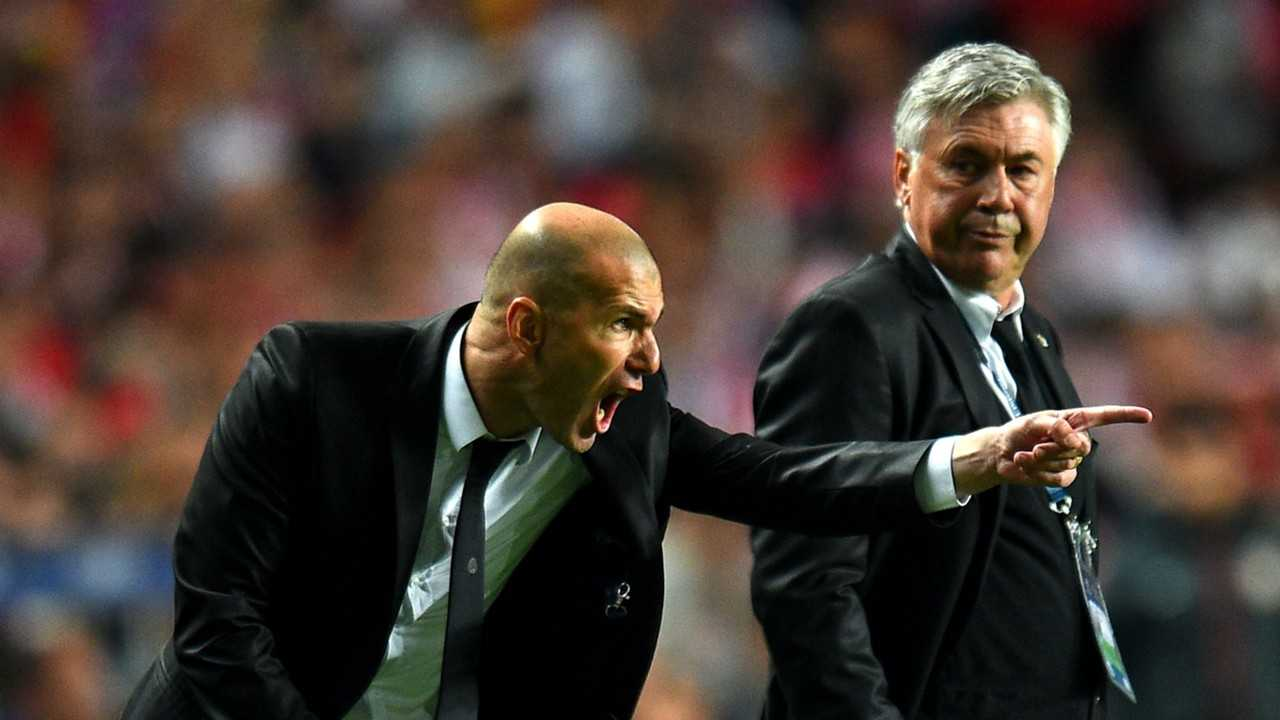
#> input picture louay/fall-detection/data/sample.jpg, 1280 x 720 px
$ python -i detector.py   (imports and definitions only)
#> lines starting #> are read from the running program, lines starting #| are printed output that depends on the picture; after the words box and inside, x2 and y2 are one past the last pixel; in counts of white or black regions, pixels touching at a corner belong together
#> further down, picture is the input picture: shape (720, 1280, 3); mean B, G, R 51.3, 58.2, 69.5
import cv2
import numpy as np

class MotionDetector:
    """
    Handles motion detection using background subtraction (MOG2),
    CLAHE low-light contrast enhancement, Gaussian blur noise reduction,
    ROI masking, thresholding, morphology operations, and contour analysis.
    """
    def __init__(self, history=500, var_threshold=40, detect_shadows=True, min_area=1000,
                 blur_size=5, roi_enabled=False, roi_polygon=None,
                 clahe_enabled=False, clahe_clip_limit=2.0, clahe_grid_size=8):
        self.min_area = min_area
        self.blur_size = blur_size
        self.roi_enabled = roi_enabled
        self.roi_polygon = roi_polygon

        # CLAHE Contrast Enhancer Config
        self.clahe_enabled = clahe_enabled
        self.clahe = None
        if self.clahe_enabled:
            self.clahe = cv2.createCLAHE(
                clipLimit=clahe_clip_limit,
                tileGridSize=(clahe_grid_size, clahe_grid_size)
            )

        self.background = cv2.createBackgroundSubtractorMOG2(
            history=history,
            varThreshold=var_threshold,
            detectShadows=detect_shadows
        )
        self.kernel = np.ones((5, 5), np.uint8)

        # Initialize ROI mask if enabled
        self.roi_mask = None
        if self.roi_enabled and self.roi_polygon:
            # Mask matches target size (1280, 720)
            self.roi_mask = np.zeros((720, 1280), dtype=np.uint8)
            pts = np.array(self.roi_polygon, dtype=np.int32)
            cv2.fillPoly(self.roi_mask, [pts], 255)

    def apply_clahe(self, bgr_image):
        """
        Enhances the local luminance contrast of the BGR image using CLAHE.
        Operates on the L channel of LAB color space to preserve color profiles.
        """
        if not self.clahe:
            return bgr_image

        # Convert BGR to LAB color space
        lab = cv2.cvtColor(bgr_image, cv2.COLOR_BGR2LAB)
        l, a, b = cv2.split(lab)

        # Apply CLAHE to the Lightness channel
        cl = self.clahe.apply(l)

        # Merge and convert back to BGR
        limg = cv2.merge((cl, a, b))
        return cv2.cvtColor(limg, cv2.COLOR_LAB2BGR)

    def process_frame(self, frame, target_size=(1280, 720)):
        """
        Resizes frame, applies CLAHE contrast boosting, applies blur noise reduction,
        filters shadows, restricts detection to ROI if enabled, cleans mask using morphology,
        and finds active contours.

        Returns:
            resized_frame: The contrast-enhanced, resized image frame.
            motion_mask: The clean binary mask of motion regions.
            boxes: List of tuples (x, y, w, h) representing motion bounding boxes.
            movement_detected: Boolean indicating if significant movement was detected.
        """
#> called with target_size = (1280, 720)
        # Resize frame for uniform processing size
        resized_frame = cv2.resize(frame, target_size)

        # 1. Low-Light Preprocessing: Apply CLAHE to boost contrast in dark regions
        if self.clahe_enabled:
            resized_frame = self.apply_clahe(resized_frame)

        # 2. Noise Reduction: Apply Gaussian Blur to smooth out high-frequency IR sensor noise
        processed_frame = resized_frame
        if self.blur_size > 0:
            # Kernel size must be odd
            k_size = self.blur_size if self.blur_size % 2 == 1 else self.blur_size + 1
            processed_frame = cv2.GaussianBlur(resized_frame, (k_size, k_size), 0)

        # 3. Background Subtraction
        motion_mask = self.background.apply(processed_frame)
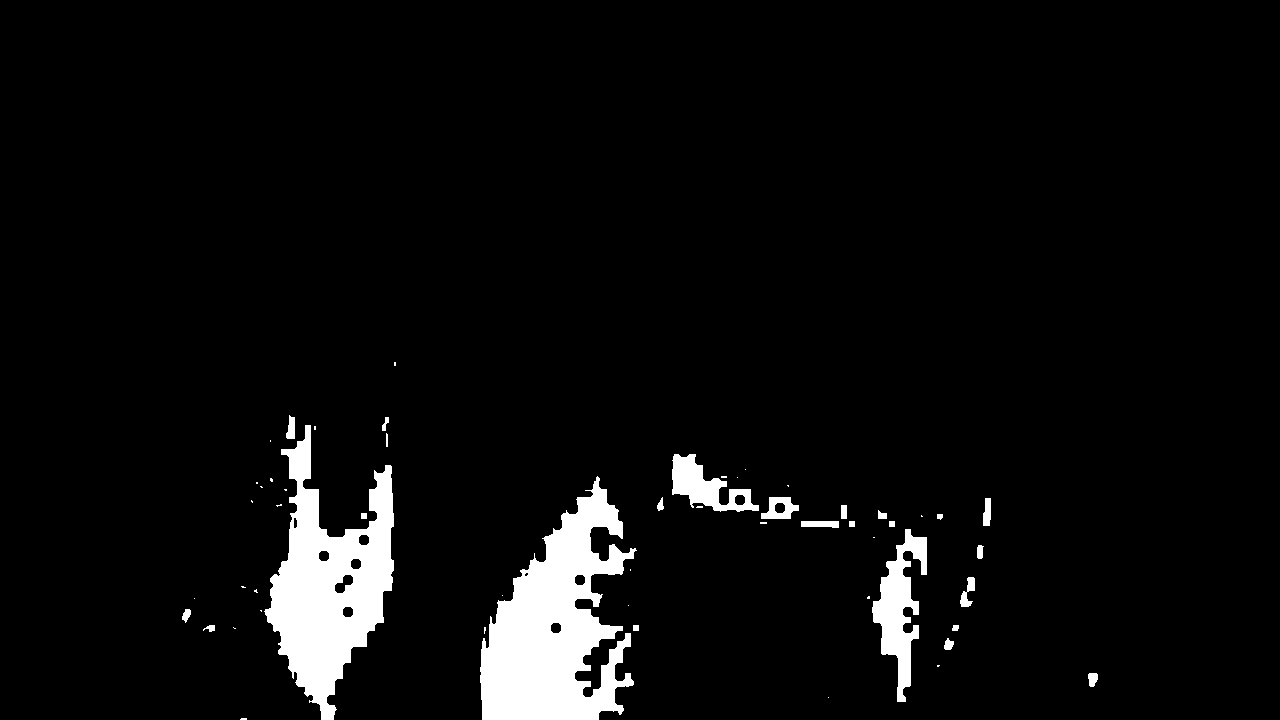
#> motion_mask: shape (720, 1280); values 127 (black) and 255 (white), 5.2% white; 55 white regions (30 under 20 px), largest, box (x1, y1, x2, y2) and area: (480, 476, 637, 720) 20978, (264, 425, 394, 720) 18071, (872, 529, 927, 702) 4100

        # 4. Remove shadows (MOG2 marks shadows as gray, i.e., value 127)
        _, motion_mask = cv2.threshold(
            motion_mask,
            200,
            255,
            cv2.THRESH_BINARY
        )

        # 5. Apply ROI Masking (Zero out movement outside designated ROI)
        if self.roi_enabled and self.roi_mask is not None:
            motion_mask = cv2.bitwise_and(motion_mask, motion_mask, mask=self.roi_mask)

        # 6. Morphological opening (removes small noise particles)
        motion_mask = cv2.morphologyEx(
            motion_mask,
            cv2.MORPH_OPEN,
            self.kernel
        )
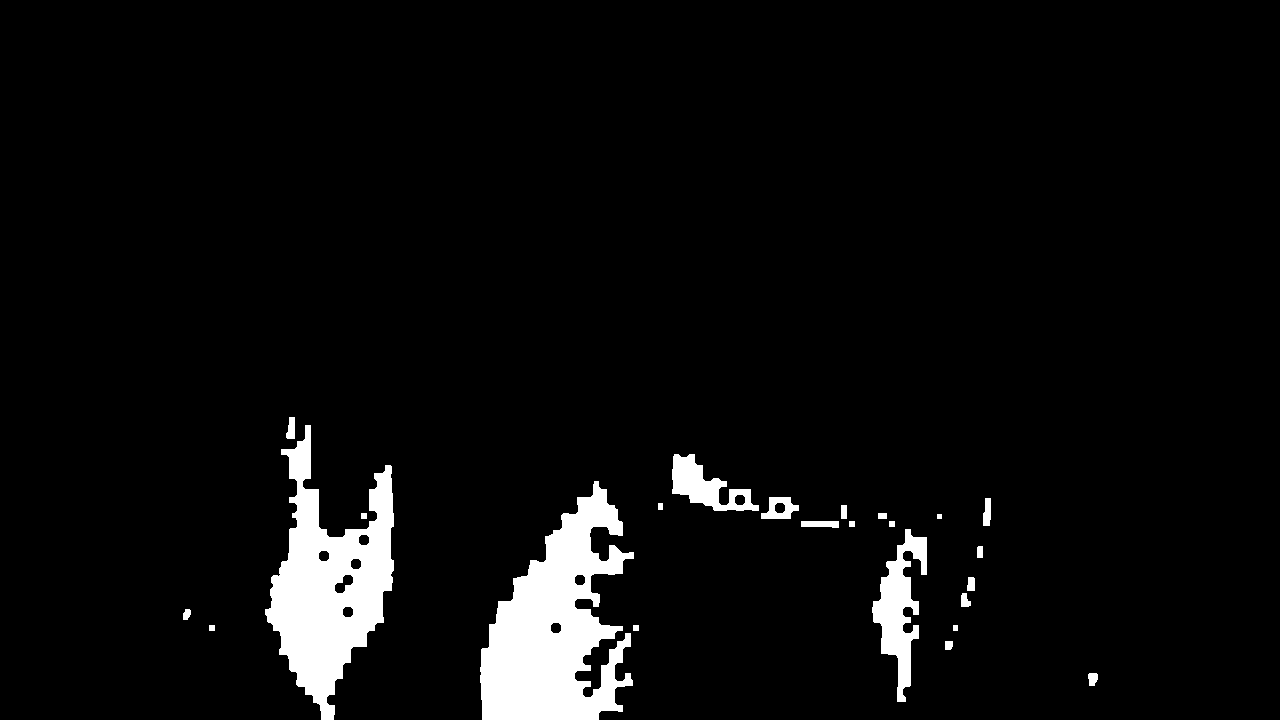
#> motion_mask: shape (720, 1280); 5.1% white; 24 white regions, largest, box (x1, y1, x2, y2) and area: (480, 481, 634, 720) 20765, (265, 425, 394, 720) 17965, (872, 529, 927, 702) 4092

        # 7. Morphological dilation (merges nearby movement parts)
        motion_mask = cv2.dilate(
            motion_mask,
            self.kernel,
            iterations=2
        )
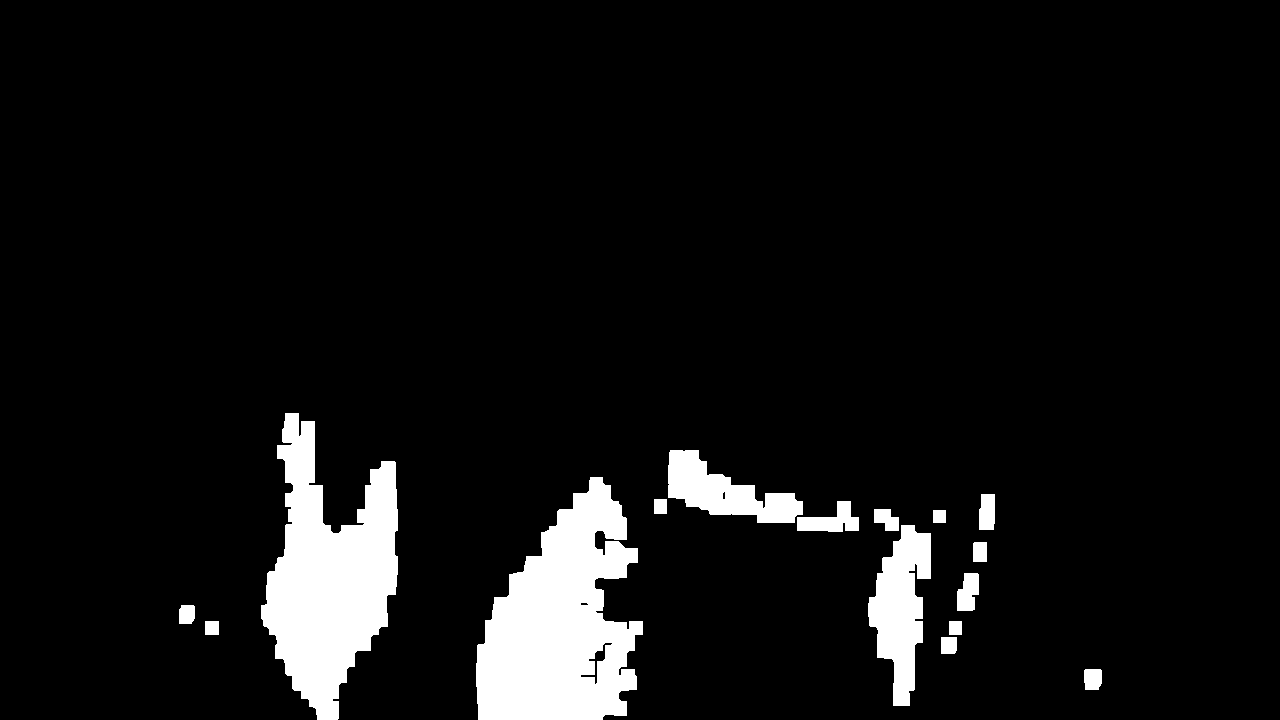
#> motion_mask: shape (720, 1280); 7.1% white; 16 white regions

        # 8. Find external contours
        contours, _ = cv2.findContours(
            motion_mask,
            cv2.RETR_EXTERNAL,
            cv2.CHAIN_APPROX_SIMPLE
        )
#> contours = 16 contours; largest, box (x1, y1, x2, y2) and area: (476, 477, 643, 720) 25778, (261, 413, 398, 720) 22988, (868, 525, 931, 706) 6363, (668, 450, 803, 523) 4666, (797, 501, 859, 532) 994

        boxes = []
        movement_detected = False

        for contour in contours:
            area = cv2.contourArea(contour)
            # Ignore tiny changes
            if area < self.min_area:
                continue

            movement_detected = True
            x, y, w, h = cv2.boundingRect(contour)
            boxes.append((x, y, w, h))
#> this loop made 16 passes
#> area on passes 1, 2, 5, 6, 7, 10, 11, 13: 321, 237, 255, 598.5, 246.5, 353, 993.5, 491.5
#> (contour, area) on passes 3, 4, 9, 12: ([[949, 621], [949, 634], [961, 634], [961, 621]], 156), ([[205, 621], [205, 634], [218, 634], [218, 621]], 169), ([[933, 510], [933, 522], [945, 522], [945, 510]], 144), ([[654, 499], [654, 513], [666, 513], [666, 499]], 168)
#> after the loop, boxes = [(868, 525, 63, 181), (476, 477, 167, 243), (668, 450, 135, 73), (261, 413, 137, 307)]

        # Annotate ROI zone visually on resized_frame if enabled for feedback
        if self.roi_enabled and self.roi_polygon:
            pts = np.array(self.roi_polygon, dtype=np.int32)
            cv2.polylines(resized_frame, [pts], isClosed=True, color=(255, 255, 0), thickness=2)

        return resized_frame, motion_mask, boxes, movement_detected

>>> import cv2
>>> picture = cv2.imread('../../../louay/fall-detection/data/sample.jpg')
>>> result = MotionDetector().process_frame(picture)
